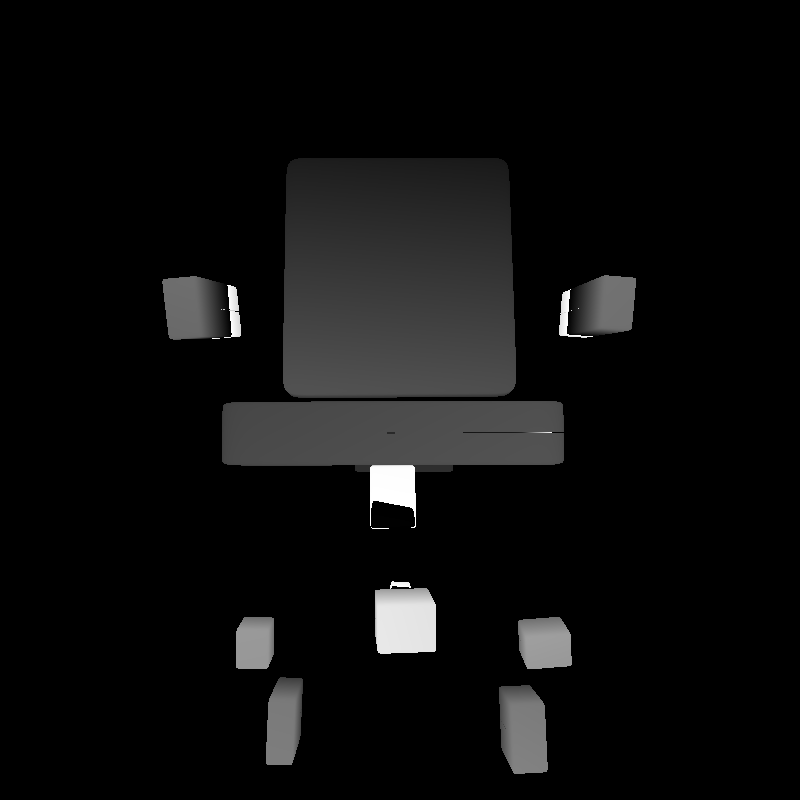
#> input picture notebooks/processed_output/normalized_depth.png, 800 x 800 px
$ jupyter execute hypersim_denormalization.ipynb
#> lines starting #> are read from the running program, lines starting #| are printed output that depends on the picture
[cell 1]
import numpy as np
import cv2
import os
import json
from PIL import Image

# Function to denormalize the depth image
def denormalize_depth(normalized_depth_path, stats_path, output_dir):
    # Load the normalized depth image (values in range [0, 255], but normalized in [0, 1])
#> called with normalized_depth_path = 'processed_output/normalized_depth.png', stats_path = 'processed_output/depth_stats.json', output_dir = 'denormalized_output'
    normalized_depth_image = Image.open(normalized_depth_path)
#> normalized_depth_image is the input picture: PIL image 800x800 L; min 0, max 255, mean 12.8
    normalized_depth_array = np.asarray(normalized_depth_image).astype(np.uint16) / 255.0  # Convert back to [0, 1]

    # Load the min and max depth values from JSON
    with open(stats_path, "r") as json_file:
#> (reads notebooks/processed_output/depth_stats.json from the repository)
        depth_stats = json.load(json_file)
    min_depth = depth_stats['min_depth']
    max_depth = depth_stats['max_depth']

    print(f"Loaded min_depth: {min_depth}, max_depth: {max_depth}")

    # Denormalize the depth values back to their original scale
    denormalized_depth = (normalized_depth_array * (max_depth - min_depth)) + min_depth

    # Save the denormalized depth image for visualization (scaled back to the original depth values)
    denormalized_depth_filename = os.path.join(output_dir, "denormalized_depth.png")
    denormalized_depth_mm = (denormalized_depth * 1000).astype(np.uint16)  # Convert to millimeters
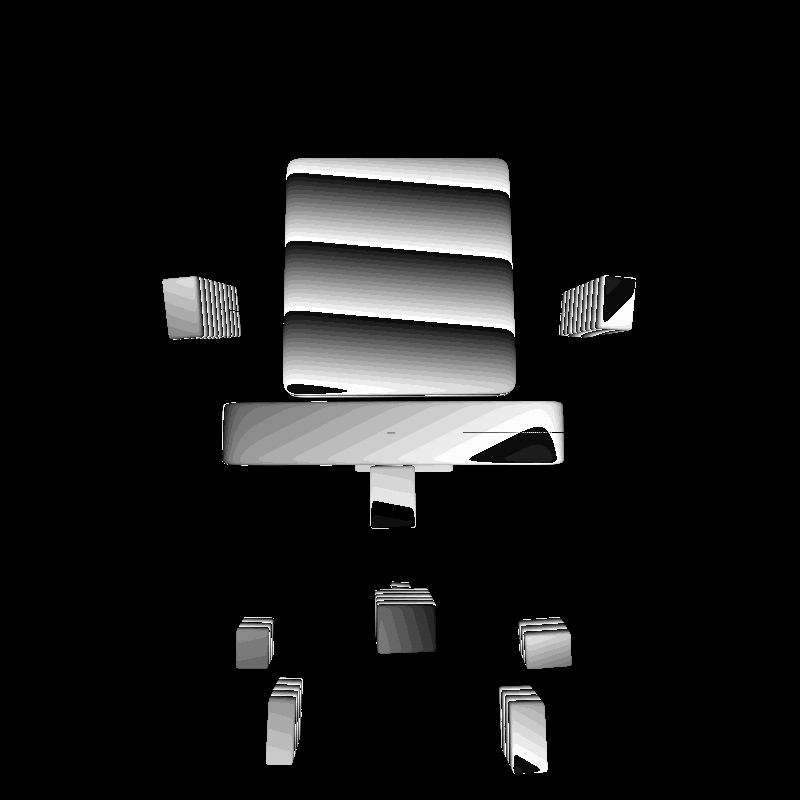
#> denormalized_depth_mm: shape (800, 800) uint16; min 0, max 65380, mean 6034.5; drawn with min black and max white
    cv2.imwrite(denormalized_depth_filename, denormalized_depth_mm)

    print(f"Denormalized depth saved to {denormalized_depth_filename}")

    return denormalized_depth_filename, denormalized_depth

# Paths to the normalized depth image and depth statistics file
normalized_depth_filename = "processed_output/normalized_depth.png"  # Path to the normalized depth image
depth_stats_filename = "processed_output/depth_stats.json"  # Path to the saved depth stats (min/max)

# Directory to save the denormalized output
output_directory = "denormalized_output"
os.makedirs(output_directory, exist_ok=True)

# Call the function to denormalize the depth image
denormalized_depth_filename, denormalized_depth_array = denormalize_depth(normalized_depth_filename, depth_stats_filename, output_directory)
